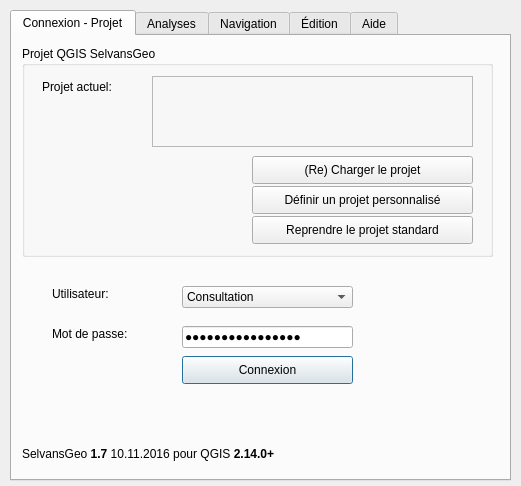
<?xml version="1.0" encoding="UTF-8"?>
<ui version="4.0">
 <class>SelvansGeo</class>
 <widget class="QDialog" name="SelvansGeo">
  <property name="geometry">
   <rect>
    <x>0</x>
    <y>0</y>
    <width>521</width>
    <height>486</height>
   </rect>
  </property>
  <property name="windowTitle">
   <string>SelvansGeo</string>
  </property>
  <property name="autoFillBackground">
   <bool>false</bool>
  </property>
  <widget class="QTabWidget" name="tabPanel">
   <property name="enabled">
    <bool>true</bool>
   </property>
   <property name="geometry">
    <rect>
     <x>10</x>
     <y>10</y>
     <width>501</width>
     <height>471</height>
    </rect>
   </property>
   <property name="minimumSize">
    <size>
     <width>501</width>
     <height>0</height>
    </size>
   </property>
   <property name="focusPolicy">
    <enum>Qt::NoFocus</enum>
   </property>
   <property name="currentIndex">
    <number>0</number>
   </property>
   <widget class="QWidget" name="connexionTab">
    <attribute name="title">
     <string>Connexion - Projet</string>
    </attribute>
    <widget class="QLineEdit" name="txtPassword">
     <property name="geometry">
      <rect>
       <x>170</x>
       <y>290</y>
       <width>171</width>
       <height>22</height>
      </rect>
     </property>
     <property name="whatsThis">
      <string>Entrez votre mot de passe</string>
     </property>
     <property name="text">
      <string>reader_sffn_2014</string>
     </property>
     <property name="echoMode">
      <enum>QLineEdit::Password</enum>
     </property>
    </widget>
    <widget class="QLabel" name="label_4">
     <property name="geometry">
      <rect>
       <x>40</x>
       <y>250</y>
       <width>91</width>
       <height>16</height>
      </rect>
     </property>
     <property name="toolTip">
      <string/>
     </property>
     <property name="text">
      <string>Utilisateur: </string>
     </property>
    </widget>
    <widget class="QLabel" name="label_5">
     <property name="geometry">
      <rect>
       <x>40</x>
       <y>290</y>
       <width>121</width>
       <height>16</height>
      </rect>
     </property>
     <property name="text">
      <string>Mot de passe: </string>
     </property>
    </widget>
    <widget class="QComboBox" name="cmbConnection">
     <property name="geometry">
      <rect>
       <x>170</x>
       <y>250</y>
       <width>171</width>
       <height>22</height>
      </rect>
     </property>
     <property name="toolTip">
      <string>Choisissez le type de connexion</string>
     </property>
     <property name="whatsThis">
      <string>Pour modifier les données, choisir le mode édition</string>
     </property>
     <item>
      <property name="text">
       <string>Consultation</string>
      </property>
     </item>
     <item>
      <property name="text">
       <string>Edition</string>
      </property>
     </item>
    </widget>
    <widget class="QPushButton" name="btConnection">
     <property name="geometry">
      <rect>
       <x>170</x>
       <y>320</y>
       <width>171</width>
       <height>28</height>
      </rect>
     </property>
     <property name="toolTip">
      <string>Se connecte à la base de données et charge (recharge) le projet</string>
     </property>
     <property name="whatsThis">
      <string>Se connecter à la base de donnée et charger le projet</string>
     </property>
     <property name="text">
      <string>Connexion</string>
     </property>
    </widget>
    <widget class="QGroupBox" name="grpProjects">
     <property name="geometry">
      <rect>
       <x>10</x>
       <y>10</y>
       <width>471</width>
       <height>211</height>
      </rect>
     </property>
     <property name="title">
      <string>Projet QGIS SelvansGeo</string>
     </property>
     <widget class="QPushButton" name="btLoadProject">
      <property name="enabled">
       <bool>true</bool>
      </property>
      <property name="geometry">
       <rect>
        <x>230</x>
        <y>110</y>
        <width>221</width>
        <height>28</height>
       </rect>
      </property>
      <property name="toolTip">
       <string>Recharge le projet affiché ci-dessus</string>
      </property>
      <property name="whatsThis">
       <string>Permet de recharger le projet ouvert actuellement</string>
      </property>
      <property name="text">
       <string>(Re) Charger le projet</string>
      </property>
     </widget>
     <widget class="QPushButton" name="btDefineDefaultProject">
      <property name="geometry">
       <rect>
        <x>230</x>
        <y>140</y>
        <width>221</width>
        <height>28</height>
       </rect>
      </property>
      <property name="toolTip">
       <string>Permet de charger par défaut un projet personnalisé</string>
      </property>
      <property name="whatsThis">
       <string>Permet de choisir un projet QGIS personnalisé et de le définir comme projet par défaut</string>
      </property>
      <property name="text">
       <string>Définir un projet personnalisé</string>
      </property>
     </widget>
     <widget class="QPushButton" name="btResetDefaultProject">
      <property name="geometry">
       <rect>
        <x>230</x>
        <y>170</y>
        <width>221</width>
        <height>28</height>
       </rect>
      </property>
      <property name="toolTip">
       <string>Utiliser le projet standard fournit avec SelvansGeo</string>
      </property>
      <property name="whatsThis">
       <string>Reprendre le project fournit avec le plugin et de le définir comme projet par défaut</string>
      </property>
      <property name="text">
       <string>Reprendre le projet standard</string>
      </property>
     </widget>
     <widget class="QLabel" name="lblProject">
      <property name="geometry">
       <rect>
        <x>20</x>
        <y>30</y>
        <width>91</width>
        <height>21</height>
       </rect>
      </property>
      <property name="text">
       <string>Projet actuel:</string>
      </property>
     </widget>
     <widget class="QTextBrowser" name="lblCurrentProject">
      <property name="geometry">
       <rect>
        <x>130</x>
        <y>30</y>
        <width>321</width>
        <height>71</height>
       </rect>
      </property>
      <property name="palette">
       <palette>
        <active>
         <colorrole role="Base">
          <brush brushstyle="SolidPattern">
           <color alpha="255">
            <red>247</red>
            <green>247</green>
            <blue>247</blue>
           </color>
          </brush>
         </colorrole>
        </active>
        <inactive>
         <colorrole role="Base">
          <brush brushstyle="SolidPattern">
           <color alpha="255">
            <red>247</red>
            <green>247</green>
            <blue>247</blue>
           </color>
          </brush>
         </colorrole>
        </inactive>
        <disabled>
         <colorrole role="Base">
          <brush brushstyle="SolidPattern">
           <color alpha="255">
            <red>240</red>
            <green>240</green>
            <blue>240</blue>
           </color>
          </brush>
         </colorrole>
        </disabled>
       </palette>
      </property>
      <property name="whatsThis">
       <string>Ceci est le chemin vers le fichier QGIS chargé actuellement</string>
      </property>
     </widget>
    </widget>
    <widget class="QLabel" name="lblVersion">
     <property name="geometry">
      <rect>
       <x>10</x>
       <y>410</y>
       <width>471</width>
       <height>16</height>
      </rect>
     </property>
     <property name="text">
      <string>&lt;html&gt;&lt;head/&gt;&lt;body&gt;&lt;p&gt;SelvansGeo &lt;span style=&quot; font-weight:600;&quot;&gt;1.7&lt;/span&gt; 10.11.2016 pour QGIS &lt;span style=&quot; font-weight:600;&quot;&gt;2.14.0+&lt;/span&gt;&lt;/p&gt;&lt;/body&gt;&lt;/html&gt;</string>
     </property>
    </widget>
   </widget>
   <widget class="QWidget" name="tabAnalysis">
    <attribute name="title">
     <string>Analyses</string>
    </attribute>
    <attribute name="toolTip">
     <string>Analyses spatiale des données SELVANS actuelles</string>
    </attribute>
    <widget class="QComboBox" name="cmbAnalysis">
     <property name="geometry">
      <rect>
       <x>30</x>
       <y>60</y>
       <width>451</width>
       <height>22</height>
      </rect>
     </property>
     <property name="toolTip">
      <string>Choix de l'analyse thématique</string>
     </property>
     <property name="whatsThis">
      <string>Choisir une analyse</string>
     </property>
    </widget>
    <widget class="QLabel" name="lblAnalysis">
     <property name="geometry">
      <rect>
       <x>30</x>
       <y>36</y>
       <width>141</width>
       <height>20</height>
      </rect>
     </property>
     <property name="text">
      <string>Choix de l'analyse:</string>
     </property>
    </widget>
    <widget class="QPushButton" name="btAnalysis">
     <property name="geometry">
      <rect>
       <x>310</x>
       <y>400</y>
       <width>171</width>
       <height>28</height>
      </rect>
     </property>
     <property name="whatsThis">
      <string>Lancer l'analyse</string>
     </property>
     <property name="text">
      <string>Lancer l'analyse</string>
     </property>
    </widget>
    <widget class="QCheckBox" name="chkSaveAnalysisResult">
     <property name="geometry">
      <rect>
       <x>40</x>
       <y>340</y>
       <width>431</width>
       <height>20</height>
      </rect>
     </property>
     <property name="toolTip">
      <string>Permet de sauver le résultat de l'analyse dans un répertoire (sans la représentation)</string>
     </property>
     <property name="whatsThis">
      <string>Enregistrer le résultat de l'analyse sur le disque au format ESRI shapefile</string>
     </property>
     <property name="text">
      <string>Sauvegarder le résultat sur le disque</string>
     </property>
    </widget>
    <widget class="QLineEdit" name="txtAnalysisName">
     <property name="geometry">
      <rect>
       <x>40</x>
       <y>370</y>
       <width>441</width>
       <height>22</height>
      </rect>
     </property>
     <property name="whatsThis">
      <string>Chemin d'enregistrement du fichier ESRI shapefile</string>
     </property>
     <property name="readOnly">
      <bool>false</bool>
     </property>
    </widget>
    <widget class="QTextEdit" name="txtMssqlQuery">
     <property name="enabled">
      <bool>true</bool>
     </property>
     <property name="geometry">
      <rect>
       <x>30</x>
       <y>220</y>
       <width>451</width>
       <height>111</height>
      </rect>
     </property>
     <property name="toolTip">
      <string>Reqête SQL sur SELVANS</string>
     </property>
     <property name="verticalScrollBarPolicy">
      <enum>Qt::ScrollBarAlwaysOn</enum>
     </property>
    </widget>
    <widget class="QPushButton" name="btAdvancedUserMode">
     <property name="geometry">
      <rect>
       <x>340</x>
       <y>10</y>
       <width>141</width>
       <height>28</height>
      </rect>
     </property>
     <property name="minimumSize">
      <size>
       <width>93</width>
       <height>28</height>
      </size>
     </property>
     <property name="toolTip">
      <string>Visualiser les détails de la requête SELVANS</string>
     </property>
     <property name="whatsThis">
      <string>Permet d'afficher la requête complète correspondant à l'analyse en cours</string>
     </property>
     <property name="text">
      <string>Mode avancé</string>
     </property>
     <property name="checkable">
      <bool>true</bool>
     </property>
     <property name="checked">
      <bool>false</bool>
     </property>
    </widget>
    <widget class="QLabel" name="lblSql">
     <property name="geometry">
      <rect>
       <x>30</x>
       <y>200</y>
       <width>191</width>
       <height>16</height>
      </rect>
     </property>
     <property name="text">
      <string>Requête SQL Server</string>
     </property>
    </widget>
    <widget class="QLabel" name="lblDateStart">
     <property name="enabled">
      <bool>false</bool>
     </property>
     <property name="geometry">
      <rect>
       <x>30</x>
       <y>90</y>
       <width>81</width>
       <height>16</height>
      </rect>
     </property>
     <property name="toolTip">
      <string>Date de l'inventaire</string>
     </property>
     <property name="text">
      <string>Année</string>
     </property>
    </widget>
    <widget class="QLineEdit" name="lnYearStart">
     <property name="enabled">
      <bool>false</bool>
     </property>
     <property name="geometry">
      <rect>
       <x>80</x>
       <y>90</y>
       <width>51</width>
       <height>20</height>
      </rect>
     </property>
     <property name="toolTip">
      <string>Date de l'inventaire</string>
     </property>
     <property name="whatsThis">
      <string>Saisir la date du plus ancien inventaire auquel on s'intéresse</string>
     </property>
     <property name="readOnly">
      <bool>false</bool>
     </property>
    </widget>
    <widget class="QFrame" name="frameIcon">
     <property name="geometry">
      <rect>
       <x>10</x>
       <y>390</y>
       <width>41</width>
       <height>41</height>
      </rect>
     </property>
     <property name="styleSheet">
      <string notr="true">QFrame {bacCkground-color: red}</string>
     </property>
     <property name="frameShape">
      <enum>QFrame::NoFrame</enum>
     </property>
     <property name="frameShadow">
      <enum>QFrame::Plain</enum>
     </property>
     <property name="lineWidth">
      <number>0</number>
     </property>
    </widget>
    <widget class="QCheckBox" name="chkLastSurvey">
     <property name="geometry">
      <rect>
       <x>240</x>
       <y>90</y>
       <width>241</width>
       <height>20</height>
      </rect>
     </property>
     <property name="whatsThis">
      <string>Ne considérer que l'inventaire le plus récent</string>
     </property>
     <property name="text">
      <string>Prendre la date la plus récente</string>
     </property>
     <property name="checked">
      <bool>true</bool>
     </property>
    </widget>
    <widget class="QLabel" name="label_6">
     <property name="geometry">
      <rect>
       <x>30</x>
       <y>120</y>
       <width>161</width>
       <height>16</height>
      </rect>
     </property>
     <property name="text">
      <string>Filtrer par administration:</string>
     </property>
    </widget>
    <widget class="QLineEdit" name="txtAdmShortName">
     <property name="geometry">
      <rect>
       <x>190</x>
       <y>120</y>
       <width>221</width>
       <height>22</height>
      </rect>
     </property>
     <property name="toolTip">
      <string>Entrez le ou les noms court. Ex: BDY ou BDY;BRD</string>
     </property>
     <property name="whatsThis">
      <string>Saisir le ou les codes des administrations (Ex: BDY ou BDY, COT) </string>
     </property>
     <property name="text">
      <string/>
     </property>
    </widget>
    <widget class="QLineEdit" name="lnYearEnd">
     <property name="enabled">
      <bool>true</bool>
     </property>
     <property name="geometry">
      <rect>
       <x>170</x>
       <y>90</y>
       <width>51</width>
       <height>20</height>
      </rect>
     </property>
     <property name="toolTip">
      <string>Date de fin de la période d'analyse</string>
     </property>
     <property name="whatsThis">
      <string>Choisir la date de l'inventaire le plus récent auquel on s'intéresse</string>
     </property>
     <property name="readOnly">
      <bool>false</bool>
     </property>
    </widget>
    <widget class="QLabel" name="lblDateEnd">
     <property name="enabled">
      <bool>true</bool>
     </property>
     <property name="geometry">
      <rect>
       <x>140</x>
       <y>90</y>
       <width>41</width>
       <height>16</height>
      </rect>
     </property>
     <property name="toolTip">
      <string>Date de l'inventaire</string>
     </property>
     <property name="text">
      <string>Fin</string>
     </property>
    </widget>
    <widget class="QLabel" name="lblCoupeType">
     <property name="enabled">
      <bool>true</bool>
     </property>
     <property name="geometry">
      <rect>
       <x>30</x>
       <y>150</y>
       <width>111</width>
       <height>16</height>
      </rect>
     </property>
     <property name="toolTip">
      <string>Date de l'inventaire</string>
     </property>
     <property name="text">
      <string>Motif de coupe:</string>
     </property>
    </widget>
    <widget class="QLineEdit" name="lnCoupeType">
     <property name="enabled">
      <bool>true</bool>
     </property>
     <property name="geometry">
      <rect>
       <x>190</x>
       <y>150</y>
       <width>221</width>
       <height>22</height>
      </rect>
     </property>
     <property name="toolTip">
      <string>Saisir le ou les types de coupes (ex: 13 ou 1;13)</string>
     </property>
     <property name="whatsThis">
      <string>Saisir le ou les types de coupes (ex: 13 ou 1;13)</string>
     </property>
     <property name="readOnly">
      <bool>false</bool>
     </property>
    </widget>
   </widget>
   <widget class="QWidget" name="tab_2">
    <attribute name="title">
     <string>Navigation</string>
    </attribute>
    <attribute name="toolTip">
     <string>Navigation par niveaux géographiques</string>
    </attribute>
    <widget class="QListWidget" name="listArr">
     <property name="geometry">
      <rect>
       <x>20</x>
       <y>40</y>
       <width>141</width>
       <height>351</height>
      </rect>
     </property>
     <property name="toolTip">
      <string>Click: sélection des administrations d'un arrondissement</string>
     </property>
     <property name="whatsThis">
      <string>Sélectionner un arrondissement (simple click), zoomer: double click</string>
     </property>
    </widget>
    <widget class="QListWidget" name="listAdm">
     <property name="geometry">
      <rect>
       <x>180</x>
       <y>40</y>
       <width>141</width>
       <height>351</height>
      </rect>
     </property>
     <property name="toolTip">
      <string>click: sélection des divisions d'une administration, double-click: zoom sur l'administration</string>
     </property>
     <property name="whatsThis">
      <string>Sélectionner une administration (simple click), zoomer: double click</string>
     </property>
    </widget>
    <widget class="QListWidget" name="listDiv">
     <property name="geometry">
      <rect>
       <x>340</x>
       <y>40</y>
       <width>141</width>
       <height>351</height>
      </rect>
     </property>
     <property name="toolTip">
      <string>double-click: zoom sur la division</string>
     </property>
     <property name="whatsThis">
      <string>Sélectionner une division (simple click), zoomer: double click</string>
     </property>
    </widget>
    <widget class="QLabel" name="label">
     <property name="geometry">
      <rect>
       <x>20</x>
       <y>10</y>
       <width>141</width>
       <height>16</height>
      </rect>
     </property>
     <property name="text">
      <string>Arrondissements</string>
     </property>
    </widget>
    <widget class="QLabel" name="label_2">
     <property name="geometry">
      <rect>
       <x>190</x>
       <y>10</y>
       <width>121</width>
       <height>16</height>
      </rect>
     </property>
     <property name="text">
      <string>Administrations</string>
     </property>
    </widget>
    <widget class="QLabel" name="label_3">
     <property name="geometry">
      <rect>
       <x>350</x>
       <y>10</y>
       <width>131</width>
       <height>16</height>
      </rect>
     </property>
     <property name="text">
      <string>Divisions</string>
     </property>
    </widget>
   </widget>
   <widget class="QWidget" name="tabEdit">
    <attribute name="title">
     <string>Édition</string>
    </attribute>
    <attribute name="toolTip">
     <string>Outils d'éditions spécifiques SelvansGeo</string>
    </attribute>
    <widget class="QFrame" name="frameIcon_3">
     <property name="geometry">
      <rect>
       <x>10</x>
       <y>350</y>
       <width>41</width>
       <height>41</height>
      </rect>
     </property>
     <property name="styleSheet">
      <string notr="true">QFrame {bacCkground-color: red}</string>
     </property>
     <property name="frameShape">
      <enum>QFrame::NoFrame</enum>
     </property>
     <property name="frameShadow">
      <enum>QFrame::Plain</enum>
     </property>
     <property name="lineWidth">
      <number>0</number>
     </property>
    </widget>
    <widget class="QGroupBox" name="grpViewNodes">
     <property name="geometry">
      <rect>
       <x>10</x>
       <y>9</y>
       <width>481</width>
       <height>81</height>
      </rect>
     </property>
     <property name="whatsThis">
      <string>Ne calculer les noeuds que pour l'emprise courante (visible) afin d'aller plus vite</string>
     </property>
     <property name="title">
      <string>Visualiser les noeuds</string>
     </property>
     <widget class="QCheckBox" name="chkSelectByCanvasExtent">
      <property name="geometry">
       <rect>
        <x>10</x>
        <y>20</y>
        <width>311</width>
        <height>20</height>
       </rect>
      </property>
      <property name="text">
       <string>Seulement pour l'emprise courante</string>
      </property>
      <property name="checked">
       <bool>true</bool>
      </property>
     </widget>
     <widget class="QComboBox" name="comboLayers">
      <property name="geometry">
       <rect>
        <x>10</x>
        <y>50</y>
        <width>271</width>
        <height>25</height>
       </rect>
      </property>
      <property name="toolTip">
       <string>Choisir une couche pour laquelle les noeuds doivent etre affichés. La création des noeuds peut prendre du temps...</string>
      </property>
      <property name="whatsThis">
       <string>Choisir une couche pour laquelle les noeuds doivent etre affichés. La création des noeuds peut prendre du temps...</string>
      </property>
     </widget>
     <widget class="QPushButton" name="btHideNodes">
      <property name="geometry">
       <rect>
        <x>390</x>
        <y>50</y>
        <width>81</width>
        <height>25</height>
       </rect>
      </property>
      <property name="toolTip">
       <string>Supprime la couche des noeuds</string>
      </property>
      <property name="whatsThis">
       <string>Supprime la couche des noeuds</string>
      </property>
      <property name="text">
       <string>Masquer</string>
      </property>
     </widget>
     <widget class="QPushButton" name="btShowNodes">
      <property name="geometry">
       <rect>
        <x>290</x>
        <y>50</y>
        <width>91</width>
        <height>25</height>
       </rect>
      </property>
      <property name="toolTip">
       <string>Lance l'extraction de noeuds</string>
      </property>
      <property name="whatsThis">
       <string>Lance l'extraction de noeuds</string>
      </property>
      <property name="text">
       <string>Afficher</string>
      </property>
     </widget>
    </widget>
    <widget class="QGroupBox" name="groupBox">
     <property name="geometry">
      <rect>
       <x>10</x>
       <y>100</y>
       <width>481</width>
       <height>71</height>
      </rect>
     </property>
     <property name="title">
      <string>Désactiver une couche en sélectionnant l'un de ses objets</string>
     </property>
     <widget class="QPushButton" name="btDesactivateLayer">
      <property name="geometry">
       <rect>
        <x>10</x>
        <y>30</y>
        <width>191</width>
        <height>28</height>
       </rect>
      </property>
      <property name="toolTip">
       <string>Désactiver une couche par clique sur une entité de cette couche</string>
      </property>
      <property name="whatsThis">
       <string>Permet de désactiver une couche par un click sur une entité lui appartenant</string>
      </property>
      <property name="text">
       <string>Désactiver une couche</string>
      </property>
      <property name="checkable">
       <bool>true</bool>
      </property>
     </widget>
    </widget>
   </widget>
   <widget class="QWidget" name="tab">
    <attribute name="title">
     <string>Aide</string>
    </attribute>
    <attribute name="toolTip">
     <string>Toutes les aides dont vous avez besoin !</string>
    </attribute>
    <widget class="QPushButton" name="btQgisHelp">
     <property name="geometry">
      <rect>
       <x>10</x>
       <y>90</y>
       <width>211</width>
       <height>28</height>
      </rect>
     </property>
     <property name="toolTip">
      <string>Afficher l'aide en ligne QGIS</string>
     </property>
     <property name="whatsThis">
      <string>Afficher l'aide en ligne QGIS</string>
     </property>
     <property name="text">
      <string>Voir l'aide QGIS</string>
     </property>
    </widget>
    <widget class="QPushButton" name="btSelvansGeoHelp">
     <property name="geometry">
      <rect>
       <x>10</x>
       <y>50</y>
       <width>211</width>
       <height>28</height>
      </rect>
     </property>
     <property name="toolTip">
      <string>Afficher le manuel utilisateur SelvansGeo</string>
     </property>
     <property name="whatsThis">
      <string>Afficher le manuel utilisateur SelvansGeo</string>
     </property>
     <property name="text">
      <string>Voir l'aide SelvanGeo</string>
     </property>
    </widget>
    <widget class="QFrame" name="frameIcon_4">
     <property name="geometry">
      <rect>
       <x>0</x>
       <y>350</y>
       <width>41</width>
       <height>41</height>
      </rect>
     </property>
     <property name="styleSheet">
      <string notr="true">QFrame {bacCkground-color: red}</string>
     </property>
     <property name="frameShape">
      <enum>QFrame::NoFrame</enum>
     </property>
     <property name="frameShadow">
      <enum>QFrame::Plain</enum>
     </property>
     <property name="lineWidth">
      <number>0</number>
     </property>
    </widget>
    <widget class="QPushButton" name="btQgisPrintComposerHelp">
     <property name="geometry">
      <rect>
       <x>10</x>
       <y>130</y>
       <width>341</width>
       <height>28</height>
      </rect>
     </property>
     <property name="toolTip">
      <string>Afficher l'aide en ligne pour le composeur d'impression</string>
     </property>
     <property name="whatsThis">
      <string>Afficher l'aide en ligne pour le composeur d'impression</string>
     </property>
     <property name="text">
      <string>Voir l'aide QGIS du composeur d'impression</string>
     </property>
    </widget>
   </widget>
  </widget>
 </widget>
 <resources/>
 <connections/>
</ui>
